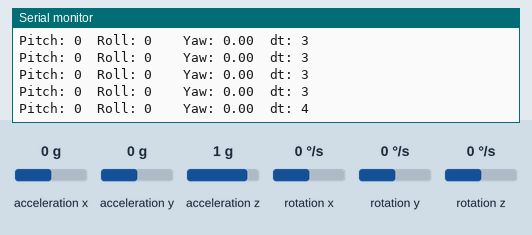
This sketch was run on a simulated Arduino Uno, built with avr-gcc and run on an emulated ATmega328P. On the bench: the last lines printed to the serial monitor. Wiring (inferred from the names in the program): MPU-6050 motion sensor at I2C address 0x68. The test bench sets the inputs (shaded band); at power-on: acceleration x 0 g, acceleration y 0 g, acceleration z 1 g, rotation x 0 °/s, rotation y 0 °/s, rotation z 0 °/s.

Above: at 2.2 s.
2.3 s: acceleration x set to -1.4 g
At 2.9 s:
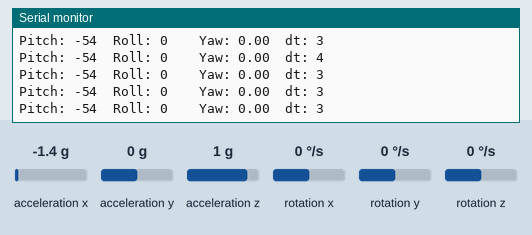
5.3 s: acceleration y set to 0.8 g
At 6.0 s:
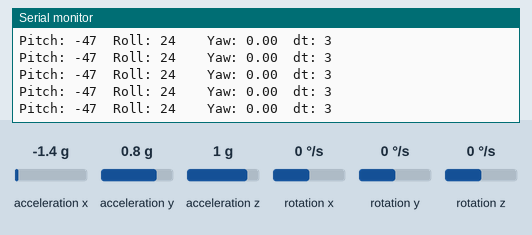
8.3 s: acceleration x set to 1.4 g
Timing chart, 0 to 9.1 s (numbered marks = the images above; inputs shaded):
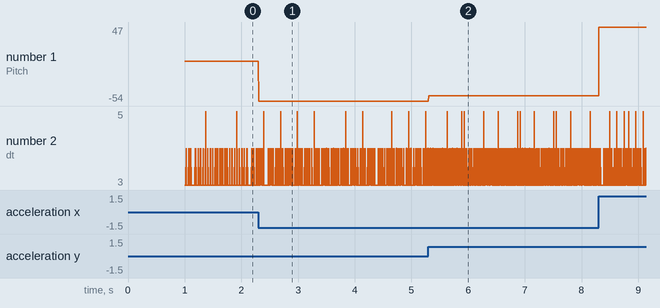

Measured:
- after the input at 2.3 s, the serial monitor: prints a new line at once (image 1)
- after the input at 5.3 s, the serial monitor: prints a new line at once (image 2)
- plotted number 1: 0 → -54 after the input at 2.3 s, -54 → -47 after the input at 5.3 s, -47 → 47 after the input at 8.3 s

The sketch:

LetturaAngoliMPU.ino
```cpp
/*Sito riferimento: http://www.giuseppecaccavale.it/
 * Codice primordiale per la lettura e conversione in dati capibili dall'umano del MPU6050
 * -Ancora da rivedere e perfezionare i calcolo dello Yaw.
 * -Aggiungere lettura per angoli maggiori di |90|
  */

#include <SPI.h>
#include <Wire.h>
#define MPU 0x68  // I2C address of the MPU-6050

double AcX,AcY,AcZ,Tmp,GyX,GyY,GyZ;
double w;
int Pitch, Roll;
float Yaw=0;
long dTime=0;
long lastDTime=0;

void setup(){
  Serial.begin(115200);
  init_MPU(); // Inizializzazione MPU6050
  lastDTime=millis();
}

void loop(){
  FunctionsMPU(); // Acquisisco assi AcX, AcY, AcZ.

  Roll = FunctionsPitchRoll(AcY, AcX, AcZ);   //Calcolo angolo Roll
  Pitch = FunctionsPitchRoll(AcX, AcY, AcZ);  //Calcolo angolo Pitch

  w = map(GyZ,-32768,+32767,-250,+250);
  dTime=millis()-lastDTime;
  if((w<1)||(w>1)){
    Yaw += (w*dTime/1000);
  }
  lastDTime=millis();

  Serial.print("Pitch: "); Serial.print(Pitch);
  Serial.print("\t");
  Serial.print("Roll: "); Serial.print(Roll);
  Serial.print("\t\t");
  Serial.print("Yaw: "); Serial.print(Yaw);
  Serial.print("\t");
  Serial.print("dt: "); Serial.println(dTime);

}

void init_MPU(){
  Wire.begin();
  Wire.beginTransmission(MPU);
  Wire.write(0x6B);  // PWR_MGMT_1 register
  Wire.write(0);     // set to zero (wakes up the MPU-6050)
  Wire.endTransmission(true);
  delay(1000);
}

//Funzione per il calcolo degli angoli Pitch e Roll
double FunctionsPitchRoll(double A, double B, double C){
  double DatoA, DatoB, Value;
  DatoA = A;
  DatoB = (B*B) + (C*C);
  DatoB = sqrt(DatoB);

  Value = atan2(DatoA, DatoB);
  Value = Value * 180/3.14;

  return (int)Value;
}

//Funzione per l'acquisizione degli assi X,Y,Z del MPU6050
void FunctionsMPU(){
  Wire.beginTransmission(MPU);
  Wire.write(0x3B);  // starting with register 0x3B (ACCEL_XOUT_H)
  Wire.endTransmission(false);
  Wire.requestFrom(MPU,14,true);  // request a total of 14 registers
  AcX=Wire.read()<<8|Wire.read();  // 0x3B (ACCEL_XOUT_H) & 0x3C (ACCEL_XOUT_L)
  AcY=Wire.read()<<8|Wire.read();  // 0x3D (ACCEL_YOUT_H) & 0x3E (ACCEL_YOUT_L)
  AcZ=Wire.read()<<8|Wire.read();  // 0x3D (ACCEL_YOUT_H) & 0x3E (ACCEL_YOUT_L)
  Tmp=Wire.read()<<8|Wire.read();  // 0x41 (TEMP_OUT_H) & 0x42 (TEMP_OUT_L)
  GyX=Wire.read()<<8|Wire.read();  // 0x43 (GYRO_XOUT_H) & 0x44 (GYRO_XOUT_L)
  GyY=Wire.read()<<8|Wire.read();  // 0x45 (GYRO_YOUT_H) & 0x46 (GYRO_YOUT_L)
  GyZ=Wire.read()<<8|Wire.read();  // 0x47 (GYRO_ZOUT_H) & 0x48 (GYRO_ZOUT_L)
}
```
